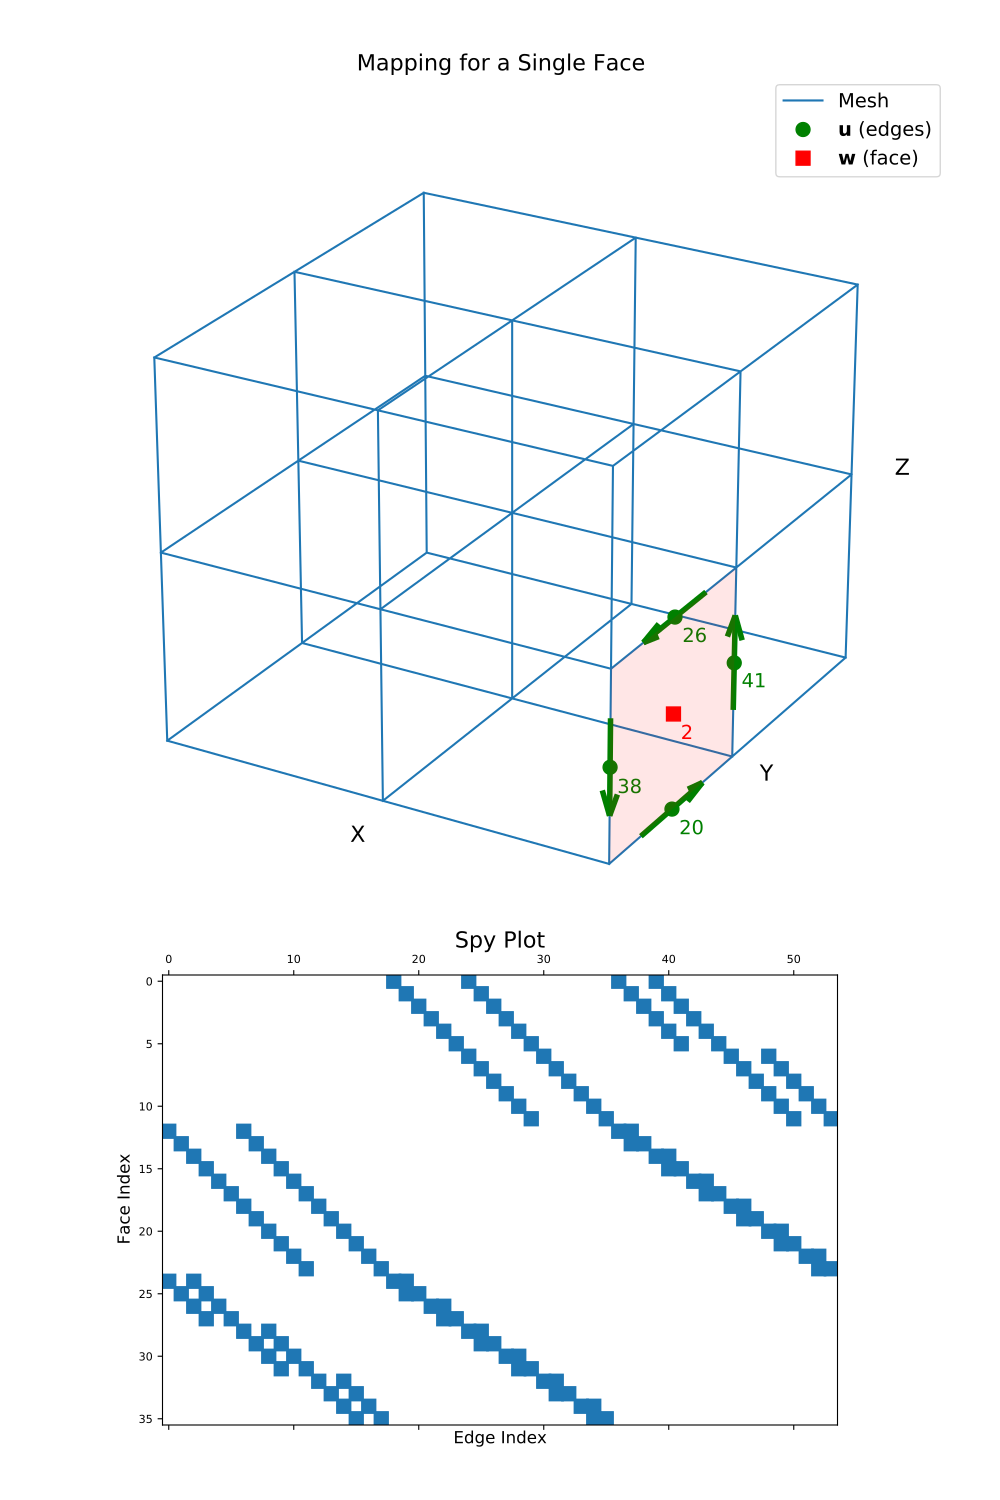

Python code for this plot:
# Below, we demonstrate the mapping and sparsity of the edge curl
# for a 3D tensor mesh. We choose a the index for a single face,
# and illustrate which edges are used to compute the curl on that
# face.

from discretize import TensorMesh
from discretize.utils import mkvc
import matplotlib.pyplot as plt
import numpy as np
import matplotlib as mpl
import mpl_toolkits.mplot3d as mp3d
mpl.rcParams.update({'font.size': 14})

# Create a simple tensor mesh, and grab the **edge_curl** operator:

mesh = TensorMesh([[(1, 2)], [(1, 2)], [(1, 2)]])
Ce = mesh.edge_curl

# Then we choose a *face* for illutstration purposes:

face_ind = 2  # Index of a face in the mesh (could be x, y or z)
edge_ind = np.where(
    np.sum((mesh.edges-mesh.faces[face_ind, :])**2, axis=1) <= 0.5 + 1e-6
)[0]

face = mesh.faces[face_ind, :]
face_norm = mesh.face_normals[face_ind, :]
edges = mesh.edges[edge_ind, :]
edge_tan = mesh.edge_tangents[edge_ind, :]
node = np.min(edges, axis=0)

min_edges = np.min(edges, axis=0)
max_edges = np.max(edges, axis=0)
if face_norm[0] == 1:
    k = (edges[:, 1] == min_edges[1]) | (edges[:, 2] == max_edges[2])
    poly = node + np.c_[np.r_[0, 0, 0, 0], np.r_[0, 1, 1, 0], np.r_[0, 0, 1, 1]]
    ds = [0.07, -0.07, -0.07]
elif face_norm[1] == 1:
    k = (edges[:, 0] == max_edges[0]) | (edges[:, 2] == min_edges[2])
    poly = node + np.c_[np.r_[0, 1, 1, 0], np.r_[0, 0, 0, 0], np.r_[0, 0, 1, 1]]
    ds = [0.07, -0.09, -0.07]
elif face_norm[2] == 1:
    k = (edges[:, 0] == min_edges[0]) | (edges[:, 1] == max_edges[1])
    poly = node + np.c_[np.r_[0, 1, 1, 0], np.r_[0, 0, 1, 1], np.r_[0, 0, 0, 0]]
    ds = [0.07, -0.09, -0.07]
edge_tan[k, :] *= -1

fig = plt.figure(figsize=(10, 15))
ax1 = fig.add_axes([0, 0.35, 1, 0.6], projection='3d', elev=25, azim=-60)
mesh.plot_grid(ax=ax1)
ax1.plot(
    mesh.edges[edge_ind, 0], mesh.edges[edge_ind, 1], mesh.edges[edge_ind, 2],
    "go", markersize=10
)
ax1.plot(
    mesh.faces[face_ind, 0], mesh.faces[face_ind, 1], mesh.faces[face_ind, 2],
    "rs", markersize=10
)
poly = mp3d.art3d.Poly3DCollection(
    [poly], alpha=0.1, facecolor='r', linewidth=None
)
ax1.add_collection(poly)
ax1.quiver(
    edges[:, 0], edges[:, 1], edges[:, 2],
    0.5*edge_tan[:, 0], 0.5*edge_tan[:, 1], 0.5*edge_tan[:, 2],
    edgecolor='g', pivot='middle', linewidth=4, arrow_length_ratio=0.25
)
ax1.text(face[0]+ds[0], face[1]+ds[1], face[2]+ds[2], "{0:d}".format(face_ind), color="r")
for ii, loc in zip(range(len(edge_ind)), edges):
    ax1.text(loc[0]+ds[0], loc[1]+ds[1], loc[2]+ds[2], "{0:d}".format(edge_ind[ii]), color="g")
ax1.legend(
    ['Mesh', '$\\mathbf{u}$ (edges)', '$\\mathbf{w}$ (face)'],
    loc='upper right', fontsize=14
)

# Manually make axis properties invisible

ax1.set_xticks([])
ax1.set_yticks([])
ax1.set_zticks([])
ax1.w_xaxis.set_pane_color((1.0, 1.0, 1.0, 0.0))
ax1.w_yaxis.set_pane_color((1.0, 1.0, 1.0, 0.0))
ax1.w_zaxis.set_pane_color((1.0, 1.0, 1.0, 0.0))
ax1.w_xaxis.line.set_color((1.0, 1.0, 1.0, 0.0))
ax1.w_yaxis.line.set_color((1.0, 1.0, 1.0, 0.0))
ax1.w_zaxis.line.set_color((1.0, 1.0, 1.0, 0.0))
ax1.set_xlabel('X', labelpad=-15, fontsize=16)
ax1.set_ylabel('Y', labelpad=-20, fontsize=16)
ax1.set_zlabel('Z', labelpad=-20, fontsize=16)
ax1.set_title("Mapping for a Single Face", fontsize=16, pad=-15)

ax2 = fig.add_axes([0.05, 0.05, 0.9, 0.3])
ax2.spy(Ce)
ax2.set_title("Spy Plot", fontsize=16, pad=5)
ax2.set_ylabel("Face Index", fontsize=12)
ax2.set_xlabel("Edge Index", fontsize=12)
plt.show()
